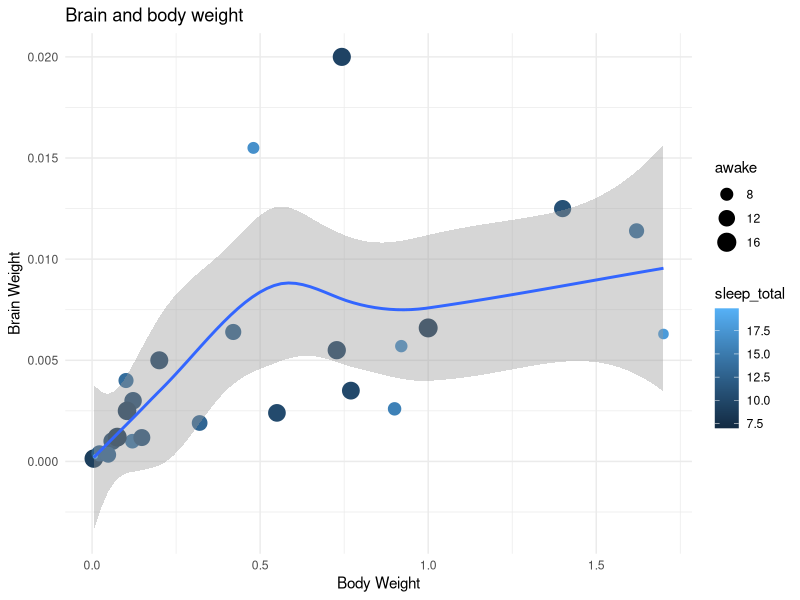

R code for this plot:
library(tidyverse)
names(msleep)
# two or more numeric variables

msleep %>% 
  filter(bodywt <2) %>% 
  ggplot(aes(bodywt, brainwt))+
  geom_point(aes(color = sleep_total,
                 size = awake))+
  geom_smooth()+
  labs(x="Body Weight",
       y="Brain Weight",
       title="Brain and body weight")+
  theme_minimal()



# geom_smooth(method = lm, se =F)
